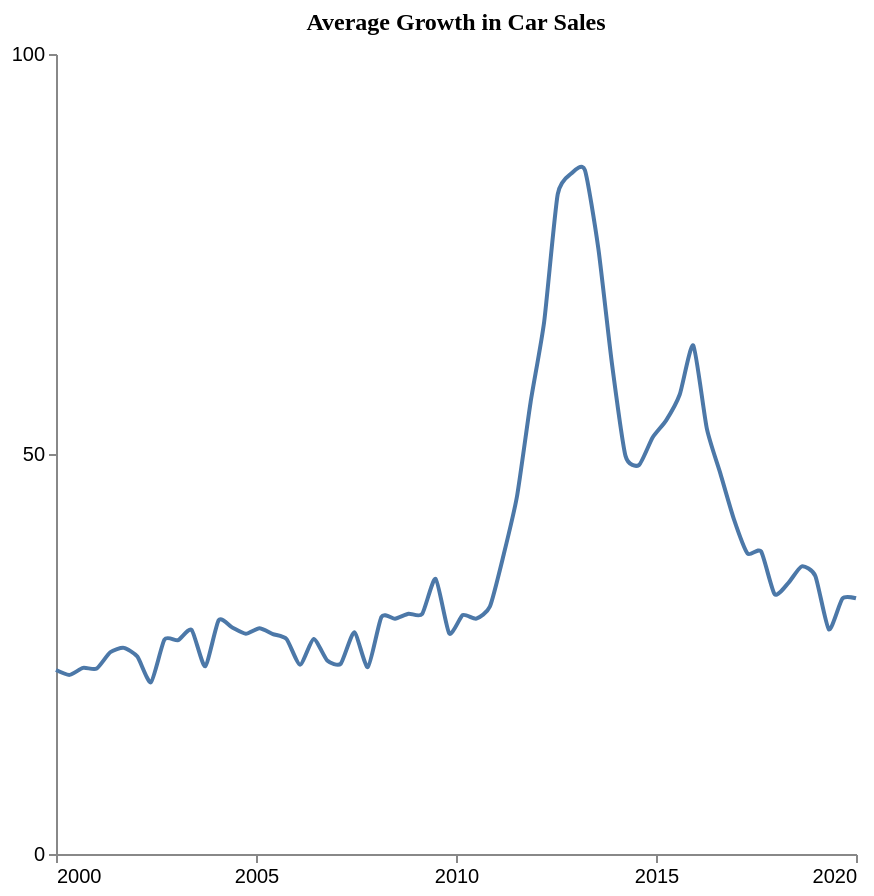

Vega-Lite specification stored for this chart:
### Vega-Lite specification from a JSON file in a GitHub repository (floating-point values rounded to 4 significant figures)
{"$schema": "https://vega.github.io/schema/vega-lite/v5.json", "description": "Pattern: uniform", "data": {"values": [{"X": 2000.0, "Y": 23.0}, {"X": 2000.0, "Y": 22.39}, {"X": 2001.0, "Y": 23.26}, {"X": 2001.0, "Y": 23.18}, {"X": 2001.0, "Y": 25.22}, {"X": 2002.0, "Y": 25.77}, {"X": 2002.0, "Y": 24.68}, {"X": 2002.0, "Y": 21.47}, {"X": 2003.0, "Y": 26.81}, {"X": 2003.0, "Y": 26.72}, {"X": 2003.0, "Y": 28.02}, {"X": 2004.0, "Y": 23.47}, {"X": 2004.0, "Y": 29.24}, {"X": 2004.0, "Y": 28.31}, {"X": 2005.0, "Y": 27.53}, {"X": 2005.0, "Y": 28.21}, {"X": 2005.0, "Y": 27.49}, {"X": 2006.0, "Y": 26.87}, {"X": 2006.0, "Y": 23.66}, {"X": 2006.0, "Y": 26.87}, {"X": 2007.0, "Y": 24.2}, {"X": 2007.0, "Y": 23.78}, {"X": 2007.0, "Y": 27.72}, {"X": 2008.0, "Y": 23.36}, {"X": 2008.0, "Y": 29.63}, {"X": 2008.0, "Y": 29.42}, {"X": 2009.0, "Y": 30.04}, {"X": 2009.0, "Y": 29.99}, {"X": 2009.0, "Y": 34.4}, {"X": 2010.0, "Y": 27.58}, {"X": 2010.0, "Y": 29.86}, {"X": 2011.0, "Y": 29.41}, {"X": 2011.0, "Y": 30.94}, {"X": 2011.0, "Y": 37.31}, {"X": 2012.0, "Y": 44.72}, {"X": 2012.0, "Y": 56.46}, {"X": 2012.0, "Y": 66.5}, {"X": 2013.0, "Y": 82.45}, {"X": 2013.0, "Y": 85.05}, {"X": 2013.0, "Y": 85.52}, {"X": 2014.0, "Y": 75.65}, {"X": 2014.0, "Y": 61.31}, {"X": 2014.0, "Y": 49.77}, {"X": 2015.0, "Y": 48.63}, {"X": 2015.0, "Y": 52.06}, {"X": 2015.0, "Y": 54.21}, {"X": 2016.0, "Y": 57.43}, {"X": 2016.0, "Y": 63.56}, {"X": 2016.0, "Y": 53.16}, {"X": 2017.0, "Y": 47.55}, {"X": 2017.0, "Y": 41.83}, {"X": 2017.0, "Y": 37.57}, {"X": 2018.0, "Y": 37.82}, {"X": 2018.0, "Y": 32.47}, {"X": 2018.0, "Y": 33.86}, {"X": 2019.0, "Y": 35.95}, {"X": 2019.0, "Y": 34.76}, {"X": 2019.0, "Y": 28.07}, {"X": 2020.0, "Y": 31.93}, {"X": 2020.0, "Y": 31.96}]}, "mark": {"type": "line", "interpolate": "cardinal", "tension": 0.4}, "encoding": {"x": {"field": "X", "type": "quantitative", "title": "", "axis": {"grid": false, "format": "d", "values": [2000, 2005, 2010, 2015, 2020], "tickSize": 4}, "scale": {"domain": [2000, 2020]}}, "y": {"field": "Y", "type": "quantitative", "title": "", "axis": {"grid": false, "format": "d", "values": [0, 50, 100], "tickSize": 4, "tickOpacity": 1}, "scale": {"domain": [0, 100]}}}, "title": {"text": "Average Growth in Car Sales", "anchor": "middle", "font": "Tahoma", "fontSize": 12}, "config": {"lineBreak": "^", "view": {"stroke": null}}, "height": 400, "width": 400, "autosize": "pad"}
